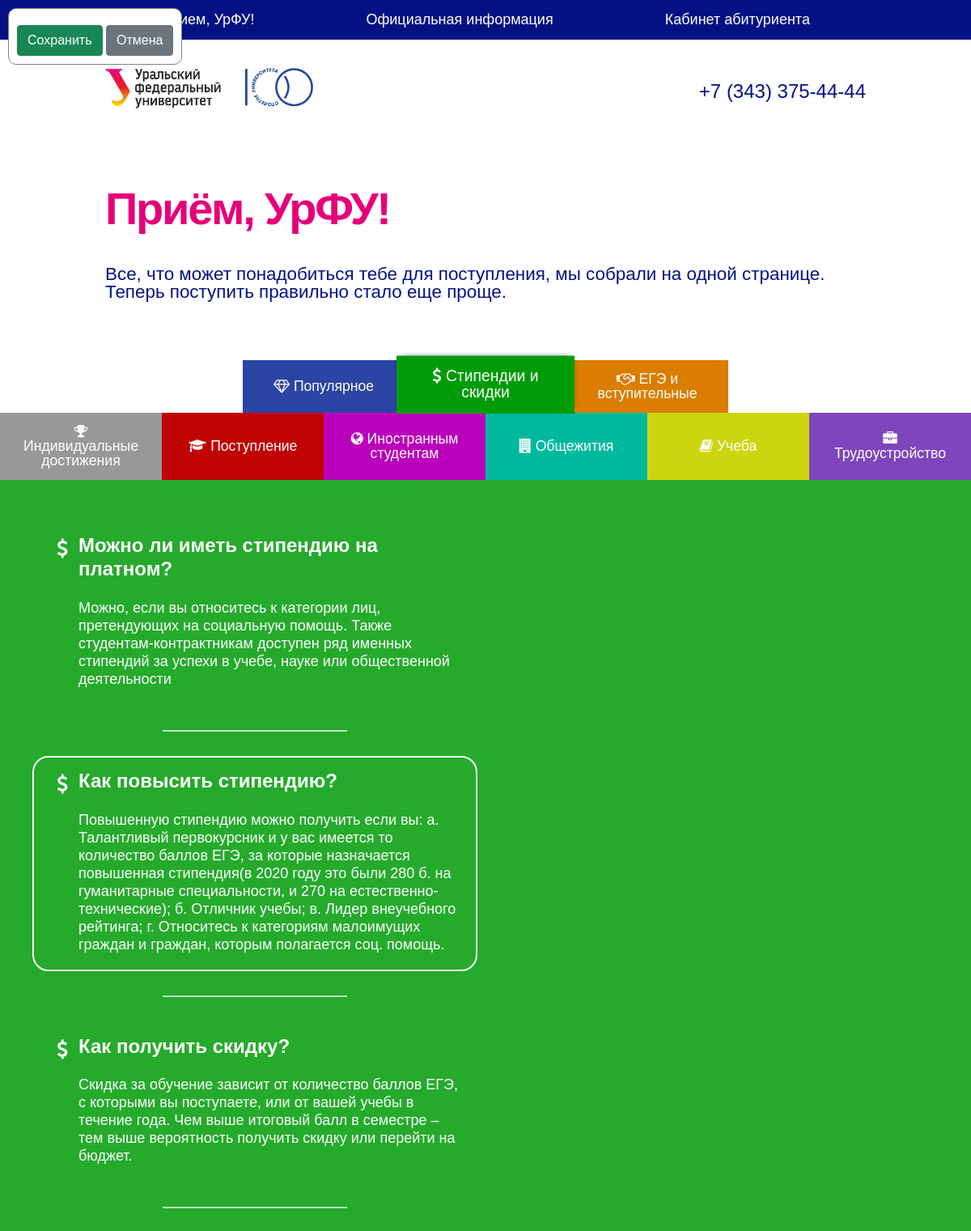
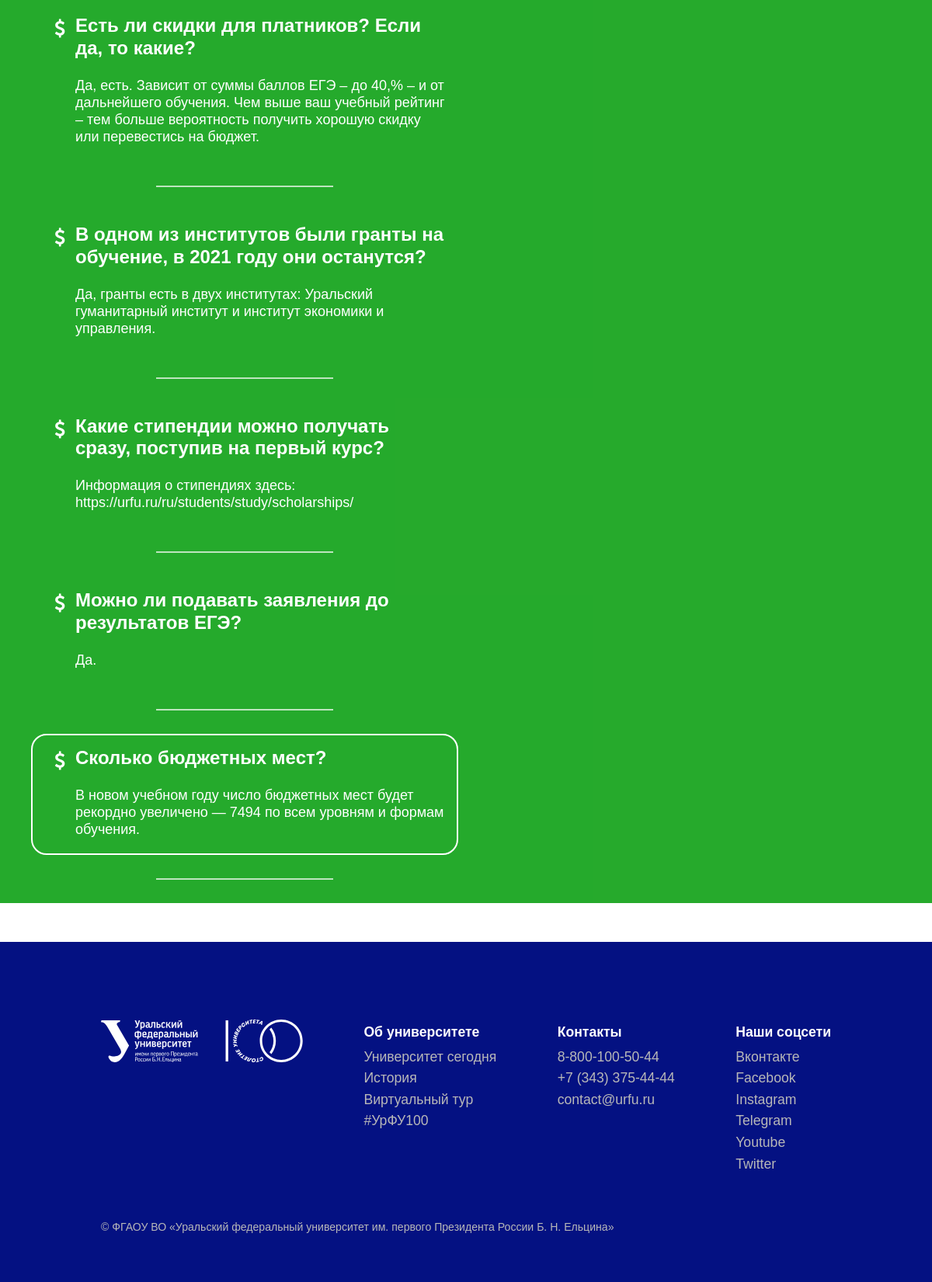
/admin/colors?cat_id=2 (signed in), run on the app's committed database (2 pictures, top to bottom).
### models.py (models this page shows, shortened)
class Categories(db.Model):
    id = db.Column(db.Integer, primary_key = True)
    name = db.Column(db.String(100), nullable=False)
    priority = db.Column(db.Integer, nullable=False)
    icon_name = db.Column(db.String(30))
    color = db.Column(db.String(7))

class Questions(db.Model):      # __tablename__ = 'posts'
    id = db.Column(db.Integer, primary_key = True)
    question = db.Column(db.String(1000), nullable=False)
    clear_question = db.Column(db.String(1000))
    answer = db.Column(db.Text, nullable = False)
    cat_id = db.Column(db.Integer, db.ForeignKey('categories.id'))
    priority = db.Column(db.Integer, nullable=False)
    is_popular = db.Column(db.Boolean, default = False)
    popular_priority = db.Column(db.Integer, default = 0)

### admin/admin.py (the view, shortened to what this page needs)
@admin.route('/colors')
@login_required
def colors():
    if not current_user.right_category:
        return render_template('admin/access_denied.html')
    cat_id_data = request.args.get("cat_id")
    qa_list = []
    is_popular_category = False
    questions = Questions.query
    try:
        categories_list = Categories.query.order_by(desc(Categories.priority))
    except (NameError, AttributeError):
        return "Ошибка чтения из БД"
    if cat_id_data is None:
        return "Категория не выбрана"
    else:
        try:
            cat_id_data = int(cat_id_data)
        except ValueError:
            return "ID категории должен быть числом"
        current_category = categories_list.get(cat_id_data)
        if current_category is None:
            return "Нет такой категории в БД"
        index = categories_list.all().index(current_category)
        if (categories_list.get(cat_id_data) == None):
            return "Нет такой категории"
        try:
            qa_list = questions.filter(Questions.cat_id == cat_id_data).order_by(Questions.priority)
        except (NameError, AttributeError):
            return "Ошибка чтения из БД"
    return render_template('admin/color_picker.html', qa_list=qa_list, categories_list=categories_list,
                           current_category=current_category, index=index, is_popular_category=is_popular_category)

### admin/admin.py (called while the page is built)
@admin.before_request
def before_request():
    if current_user.is_authenticated:
        if current_user.is_deactivated:
            logout_user()
            flash("Ваш аккаунт заблокирован. Для получения дополнительных сведений обратитесь к администратору",
                  category='danger')
            return redirect(url_for('.login'))

### app.py (called while the page is built)
@login_manager.user_loader
def load_user(user_id):
    return Users.query.get(user_id)

### admin/templates/admin/color_picker.html (shortened to what this page needs)
{% extends 'website/base.html' %}
{% block body %}
		<section class="hero">
			<div class="container">
				<div class="hero-text">
					<h1 class="hero-heading">Приём, УрФУ!</h1>
					<p class="hero-paragraph">Все, что может понадобиться тебе
						для&nbsp;поступления, мы собрали на&nbsp;одной странице. Теперь
					поступить правильно стало еще проще.</p>
				</div>
			</div>
		</section>
		<div class="picker_window">
			<div class="picker"
				acp-color="{{ current_category.color }}"
				acp-show-rgb="no"
				acp-show-hsl="no"
				acp-show-hex="yes">
			</div>
			<div style="text-align: center;">
				<button class="btn btn-success" id="save_color">Сохранить</button>
				<a href="{{ url_for('.category') }}" class="btn btn-secondary">Отмена</a>
			</div>
		</div>
		<section class="faq">
			<div class="tabs-menu flex">
				{% for category in categories_list %}
				<button style="background-color: {{ category.color }};">
					<i class="fa {{ category.icon_name }}" aria-hidden="true"></i>
					{{ category.name }}
				</button>
				{% endfor %}
			</div>
			<div class="tab-content current_tab" id="current_tab" style="background-color: {{ current_category.color }}; display: block;">
				<div class="tab-content-container" id="tab-content-container">
					{% if is_popular_category %}
						{% for qa in qa_list %}
						<div class="qa_item">
							<div class="qa_item_container">
								<div class="qa_icon">
									<i class="fa {{ qa[1] }}" aria-hidden="true"></i>
								</div>
								<div class="qa_content">
									<div class="qa_question">
										{{ qa[0].question }}
									</div>
									<div class="qa_answer">
										{{ qa[0].answer | safe }}
									</div>
								</div>
							</div>
							<div class="item_separator"></div>
						</div>
						{% endfor %}
					{% else %}
						{% for qa in qa_list %}
						<div class="qa_item">
							<div class="qa_item_container {{ 'active' if qa.is_popular }}">
								<div class="qa_icon">
									<i class="fa {{ current_category.icon_name }}" aria-hidden="true"></i>
								</div>
								<div class="qa_content">
									<div class="qa_question">
										{{ qa.question }}
									</div>
									<div class="qa_answer">
										{{ qa.answer | safe }}
									</div>
								</div>
							</div>
							<div class="item_separator"></div>
						</div>
						{% endfor %}
					{% endif %}
				</div>
			</div>
		</section>
{% endblock %}

### website/static/css/style.css (style rules this page uses)
a, body, div, h1, h3, header, html, img, li, p, section, ul { margin: 0; padding: 0; border: 0; font-size: 100%; vertical-align: baseline }
.hero-paragraph { line-height: 1; }
header, section { display: block }
button { border: none; color: #fff; text-decoration: none; display: inline-block; }
body { font-family: 'Arial', sans-serif !important; background: #fff; color: #041182; }
h1, h3 { font-family: 'Arial', sans-serif !important; color: rgba(229, 0, 121, 1); margin: 0; font-weight: bold; }
h1 { line-height: 44px; margin-bottom: 0.5em; }
section { padding: 50px 0; }
.container { max-width: 940px; margin-left: auto; margin-right: auto; }
.flex { display: flex; }
.hero { padding-bottom: 0; }
.hero-heading { font-size: 3.5em; font-weight: 600; letter-spacing: -0.04em; padding: 20px 0; }
.hero-paragraph { font-size: 1.4em; margin-bottom: 1em; font-weight: 400; }
.tabs-menu { width: 100%; flex-wrap: wrap-reverse; flex-direction: row-reverse; justify-content: center; }
.tabs-menu button { max-width: calc(100% / 6); min-width: calc(100% / 6); line-height: 1em; font-size: 1.1em; padding: 15px 20px; text-align: center; min-height: 65px; outline:none !important; }
button.current { transform: scale(1.1) translateY(-2px); z-index: 2; box-shadow: 0 -2px 8px -5px black; }
.tab-content { color: #fff; padding-top: 20px; display: block; opacity: 0.85; padding-bottom: 30px; }
.tab-content-container { width: 100%; margin-right: auto; margin-left: auto; max-width: 1140px; }
.qa_item { width: 50%; }
.qa_item_container { border-radius: 20px; border: 2px solid #fff0; padding: 15px 15px 20px; margin: 30px 10px; display: flex; }
.qa_item_container.active { border: 2px solid white; }
.qa_icon { display: block; width: 45px; min-width: 40px; text-align: center; font-size: 24px; }
.qa_question { font-weight: 600; font-size: 24px; margin-bottom: 22px; line-height: 1.2em; }
.qa_answer { font-size: 18px; font-weight: 400; line-height: 22px; }
.item_separator { width: 40%; height: 2px; opacity: 0.7; background-color: #fff; margin-right: auto; margin-left: auto; }
html { overflow-x: hidden; }
.btn { display: inline-block; font-weight: 400; line-height: 1.5; color: #212529; text-align: center; text-decoration: none; vertical-align: middle; cursor: pointer; -webkit-user-select: none; -moz-user-select: none; user-select: none; background-color: transparent; border: 1px solid transparent; border-top-color: transparent; border-right-color: transparent; border-bottom-color: transparent; border-left-color: transparent; padding: .375rem .75rem; font-size: 1rem; border-radius: .25rem; transition: color .15s ease-in-out,background-color .15s ease-in-out,border-color .15s ease-in-out,box-shadow .15s ease-in-out; }
.btn-success { color: #fff; background-color: #198754; border-color: #198754; }
.btn-secondary { color: #fff; background-color: #6c757d; border-color: #6c757d; }

### admin/templates/admin/color_picker.html (style rules this page uses)
.picker_window { padding: 10px; position: fixed; z-index: 999; top: 10px; left: 10px; background-color: white; border-radius: 10px; border: 1px solid gray; }
.picker { display: block; padding-bottom: 10px; }

### data on the page
Categories: name "Трудоустройство"
Categories: name "Учеба"
Categories: name "Общежития"
Categories: name "Иностранным студентам"
Categories: name "Поступление"
Categories: name "Индивидуальные достижения"
Categories: name "ЕГЭ и вступительные"
Categories: name "Стипендии и скидки"
Categories: name "Популярное"
Questions: question "Можно ли иметь стипендию на платном?", answer "Можно, если вы относитесь к категории лиц, претендующих на социальную помощь. Также студентам-контрактникам доступен ряд именных стипендий за успехи в учебе, науке или общественной деятельности"
Questions: question "Как повысить стипендию?", answer "Повышенную стипендию можно получить если вы: а. Талантливый первокурсник и у вас имеется то количество баллов ЕГЭ, за которые назначается повышенная стипендия(в 2020 году это были 280 б. на гуманитарные специальности, и 270 на естественно-технические); б. Отличник учебы; в. Лидер внеучебного рейтинга; г. Относитесь к категориям малоимущих граждан и граждан, которым полагается соц. помощь."
Questions: question "Как получить скидку?", answer "Скидка за обучение зависит от количество баллов ЕГЭ, с которыми вы поступаете, или от вашей учебы в течение года. Чем выше итоговый балл в семестре – тем выше вероятность получить скидку или перейти на бюджет."
Questions: question "Есть ли скидки для платников? Если да, то какие?", answer "Да, есть. Зависит от суммы баллов ЕГЭ – до 40,% – и от дальнейшего обучения. Чем выше ваш учебный рейтинг – тем больше вероятность получить хорошую скидку или перевестись на бюджет."
Questions: question "В одном из институтов были гранты на обучение, в 2021 году они останутся?", answer "Да, гранты есть в двух институтах: Уральский гуманитарный институт и институт экономики и управления."
Questions: question "Какие стипендии можно получать сразу, поступив на первый курс?", answer "Информация о стипендиях здесь: https://urfu.ru/ru/students/study/scholarships/"
Questions: question "Можно ли подавать заявления до результатов ЕГЭ?", answer "Да."
Questions: question "Сколько бюджетных мест?", answer "В новом учебном году число бюджетных мест будет рекордно увеличено — 7494 по всем уровням и формам обучения."
